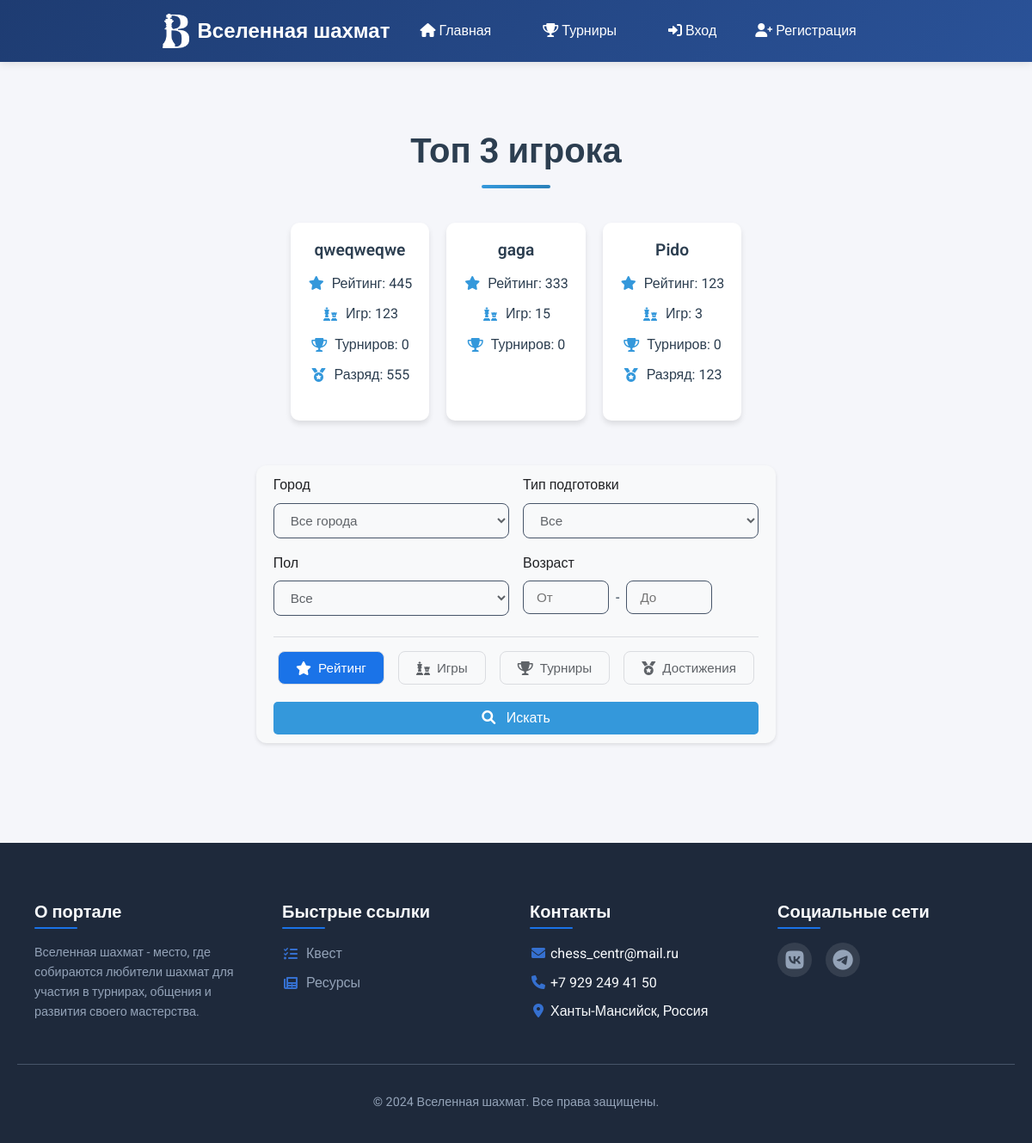
Page /players.php on the committed database.
### tables this page shows
CREATE TABLE `users` (
  `id` int NOT NULL,
  `full_name` varchar(255) NOT NULL,
  `username` varchar(255) NOT NULL,
  `email` varchar(255) NOT NULL,
  `password` varchar(255) NOT NULL,
  `school` varchar(255) DEFAULT NULL,
  `grade` varchar(50) DEFAULT NULL,
  `location` varchar(255) DEFAULT NULL,
  `age` int DEFAULT NULL,
  `gender` enum('male','female') DEFAULT NULL,
  `training_status` enum('self','club') DEFAULT NULL,
  `coach_name` varchar(255) DEFAULT NULL,
  `rating` int DEFAULT NULL,
  `sports_rank` varchar(50) DEFAULT NULL,
  `competition_history` text,
  `training_time` varchar(255) DEFAULT NULL,
  `other_sports` text,
  `role` enum('user','admin','trainer') DEFAULT 'user',
  `created_at` timestamp NULL DEFAULT CURRENT_TIMESTAMP,
  `updated_at` timestamp NULL DEFAULT CURRENT_TIMESTAMP ON UPDATE CURRENT_TIMESTAMP,
  `games_played` int DEFAULT NULL,
  `education` text,
  `experience_years` int DEFAULT NULL,
  `achievements` text,
  `teaching_approach` text,
  `specialization` varchar(255) DEFAULT NULL,
  `certificates` text,
  `contact_phone` varchar(20) DEFAULT NULL,
  `available_hours` text,
  `hourly_rate` decimal(10,2) DEFAULT NULL,
  `is_coach` tinyint(1) DEFAULT '0',
  `is_admin` tinyint(1) NOT NULL DEFAULT '0'
);

### players.php (the view, shortened to what this page needs)
<?php session_start();
require_once 'config/database.php';
$top_players_query = "SELECT u.id, u.username, u.rating, u.games_played, u.sports_rank,
                     (SELECT COUNT(*)
                      FROM tournament_participants tp
                      JOIN tournaments t ON tp.tournament_id = t.id
                      WHERE tp.user_id = u.id AND t.status = 'completed'
                     ) as tournaments_played
                FROM users u
                ORDER BY u.rating DESC
                LIMIT 3";
$stmt = $pdo->prepare($top_players_query);
$stmt->execute();
$top_players = $stmt->fetchAll();
$sort = isset($_GET['sort']) ? $_GET['sort'] : 'rating';
$age_min = isset($_GET['age_min']) ? (int)$_GET['age_min'] : '';
$age_max = isset($_GET['age_max']) ? (int)$_GET['age_max'] : '';
?>
<!DOCTYPE html>
<html lang="ru">
<head>
    <link rel="stylesheet" href="https://cdnjs.cloudflare.com/ajax/libs/font-awesome/6.0.0/css/all.min.css">
    <link rel="stylesheet" href="css/style.css">
    <link rel="stylesheet" href="css/tournaments.css">
    <link rel="stylesheet" href="css/notifications.css">
</head>
<body>
    <?php include INCLUDES_PATH . '/header.php'; ?>
    <main class="container">
        <div class="top-players-section">
            <h2 class="page-title">Топ 3 игрока</h2>
            <div class="rows">
                <?php foreach ($top_players as $player): ?>
                    <div class="col-md-4">
                        <div class="top-player">
                            <div class="player-info">
                                <h3 class="player-name">
                                    <a href="profile.php?id=<?= htmlspecialchars($player['id']) ?>">
                                        <?= htmlspecialchars($player['username']) ?>
                                    </a>
                                </h3>
                                <div class="player-stats">
                                    <p>
                                        <i class="fas fa-star"></i>
                                        <span>Рейтинг: <?= htmlspecialchars($player['rating']) ?></span>
                                    </p>
                                    <p>
                                        <i class="fas fa-chess"></i>
                                        <span>Игр: <?= htmlspecialchars($player['games_played']) ?></span>
                                    </p>
                                    <p>
                                        <i class="fas fa-trophy"></i>
                                        <span>Турниров: <?= htmlspecialchars($player['tournaments_played']) ?></span>
                                    </p>
                                    <?php if ($player['sports_rank']): ?>
                                        <p>
                                            <i class="fas fa-medal"></i>
                                            <span>Разряд: <?= htmlspecialchars($player['sports_rank']) ?></span>
                                        </p>
                                    <?php endif; ?>
                                </div>
                            </div>
                        </div>
                    </div>
                <?php endforeach; ?>
            </div>
        </div>
        <div class="filters-section">
            <form action="" method="GET">
                <div class="filters-grid">
                    <div class="filter-group">
                        <label for="location">Город</label>
                        <select name="location" id="location">
                            <option value="">Все города</option>
                        </select>
                    </div>
                    <div class="filter-group">
                        <label for="training_status">Тип подготовки</label>
                        <select name="training_status" id="training_status">
                            <option value="">Все</option>
                        </select>
                    </div>
                    <div class="filter-group">
                        <label for="gender">Пол</label>
                        <select name="gender" id="gender">
                            <option value="">Все</option>
                        </select>
                    </div>
                    <div class="filter-group age-filter">
                        <label>Возраст</label>
                        <div class="age-inputs">
                            <input type="number" name="age_min" id="age_min" placeholder="От" min="0" max="100"
                                   value="<?php echo $age_min !== '' ? $age_min : ''; ?>" class="age-input">
                            <span>-</span>
                            <input type="number" name="age_max" id="age_max" placeholder="До" min="0" max="100"
                                   value="<?php echo $age_max !== '' ? $age_max : ''; ?>" class="age-input">
                        </div>
                    </div>
                </div>
                <div class="sort-buttons">
                    <button type="submit" name="sort" value="rating" class="sort-button <?php echo $sort === 'rating' ? 'active' : ''; ?>">
                        <i class="fas fa-star"></i> Рейтинг
                    </button>
                    <button type="submit" name="sort" value="games" class="sort-button <?php echo $sort === 'games' ? 'active' : ''; ?>">
                        <i class="fas fa-chess"></i> Игры
                    </button>
                    <button type="submit" name="sort" value="tournaments" class="sort-button <?php echo $sort === 'tournaments' ? 'active' : ''; ?>">
                        <i class="fas fa-trophy"></i> Турниры
                    </button>
                    <button type="submit" name="sort" value="achievements" class="sort-button <?php echo $sort === 'achievements' ? 'active' : ''; ?>">
                        <i class="fas fa-medal"></i> Достижения
                    </button>
                </div>
                <div class="button-setting-search-how-to-take-controle-middle-watch-demo-watch-demo" style="margin-top: 20px; text-align: center;">
                    <button type="submit" name="search_players" value="1" class="search-button">
                        <i class="fas fa-search"></i> Искать
                    </button>
                </div>
            </form>
        </div>
    </main>
<?php include 'includes/footer.php'; ?>
</body>
</html>

### css/style.css (style rules this page uses)
:root { --primary-color: #2563eb; --primary-light: #3b82f6; --primary-dark: #1d4ed8; --secondary-color: #64748b; --secondary-light: #94a3b8; --secondary-dark: #475569; --success-color: #22c55e; --success-light: #bbf7d0; --success-dark: #15803d; --warning-color: #f59e0b; --warning-light: #fef3c7; --warning-dark: #b45309; --danger-color: #ef4444; --danger-light: #fee2e2; --danger-dark: #b91c1c; --background-white: #ffffff; --background-light: #f8fafc; --background-dark: #1e293b; --text-primary: white; --text-secondary: #475569; --text-muted: #94a3b8; --text-light: #f8fafc; --shadow-sm: 0 1px 2px rgba(0, 0, 0, 0.05); --shadow-md: 0 4px 6px -1px rgba(0, 0, 0, 0.1), 0 2px 4px -1px rgba(0, 0, 0, 0.06); --shadow-lg: 0 10px 15px -3px rgba(0, 0, 0, 0.1), 0 4px 6px -2px rgba(0, 0, 0, 0.05); }
* { margin: 0; padding: 0; box-sizing: border-box; }
body { font-family: 'Roboto', sans-serif; line-height: 1.6; color: var(--text-primary); background-color: var(--background-light); }
.container { max-width: 1200px; margin: 0 auto; padding: 0 1rem; }
h1, h2, h3, h4, h5, h6 { color: white; font-weight: 600; line-height: 1.3; }
a { color: var(--primary-color); text-decoration: none; transition: color 0.3s ease; }
h1, h2, h3, h4, h5, h6 { margin-bottom: 1rem; font-weight: 500; line-height: 1.2; color: white; }
h2 { font-size: 2rem; }
h3 { font-size: 1.75rem; }
.container { max-width: 1200px; margin: 0 auto; padding: 20px; }
:root { --primary-color: #1a73e8; --secondary-color: #4285f4; --accent-color: #fbbc05; --success-color: #34a853; --error-color: #ea4335; --text-primary: #202124; --text-secondary: #5f6368; --background-light: #f8f9fa; --background-white: #ffffff; --border-color: #dadce0; --shadow-sm: 0 1px 2px 0 rgba(60, 64, 67, 0.3), 0 1px 3px 1px rgba(60, 64, 67, 0.15); --shadow-md: 0 2px 4px 0 rgba(60, 64, 67, 0.3), 0 2px 6px 2px rgba(60, 64, 67, 0.15); --shadow-lg: 0 4px 8px 0 rgba(60, 64, 67, 0.3), 0 4px 12px 4px rgba(60, 64, 67, 0.15); }
body { background-color: #f5f6fa; color: #2c3e50; font-family: 'Roboto', sans-serif; line-height: 1.6; }
.page-title { text-align: center; color: #2c3e50; margin: 40px 0; font-size: 2.5em; font-weight: 700; position: relative; }
.page-title:after { content: ''; display: block; width: 80px; height: 4px; background: linear-gradient(to right, #3498db, #2980b9); margin: 15px auto; border-radius: 2px; }
.player-info { text-align: center; margin-bottom: 20px; }
.player-name { font-size: 1.4em; color: #2c3e50; margin-bottom: 15px; }
.player-stats { display: flex; flex-direction: column; gap: 10px; }
html { height: 100%; }
body { min-height: 100%; display: flex; flex-direction: column; }
main { flex: 1 0 auto; }

### css/tournaments.css (style rules this page uses)
body { background-color: #f5f6fa; color: #2c3e50; font-family: 'Roboto', sans-serif; }
.container { max-width: 1200px; margin: 0 auto; padding: 20px; }
.page-title { text-align: center; color: #2c3e50; margin: 40px 0; font-size: 2.5em; font-weight: 700; position: relative; }
.page-title:after { content: ''; display: block; width: 80px; height: 4px; background: linear-gradient(to right, #3498db, #2980b9); margin: 15px auto; border-radius: 2px; }

### rows in the picture
users: username "qweqweqwe", rating "445", games_played "123", tournaments_played "0", sports_rank "555"
users: username "gaga", rating "333", games_played "15", tournaments_played "0"
users: username "Pido", rating "123", games_played "3", tournaments_played "0", sports_rank "123"
